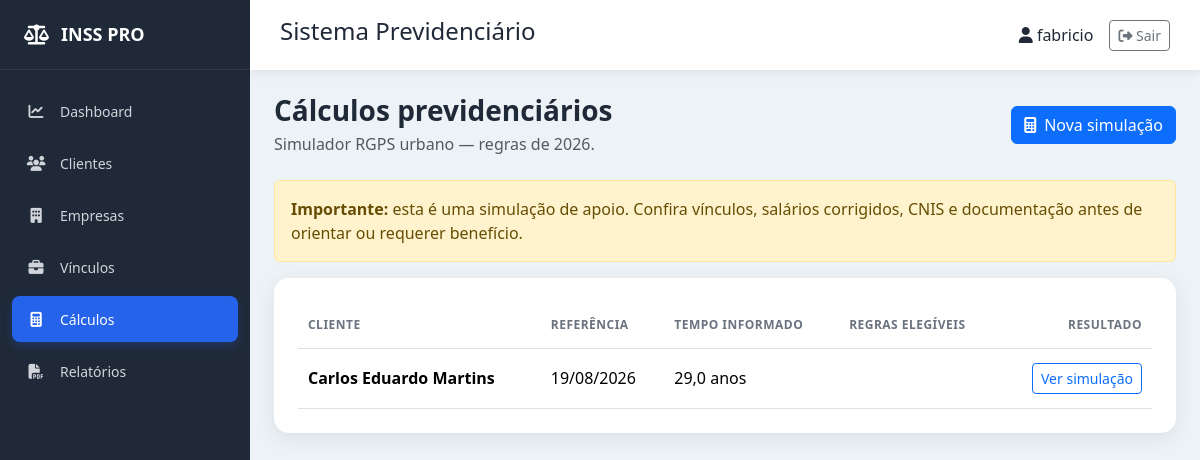
The app's page /calculos/ (signed in), older data.
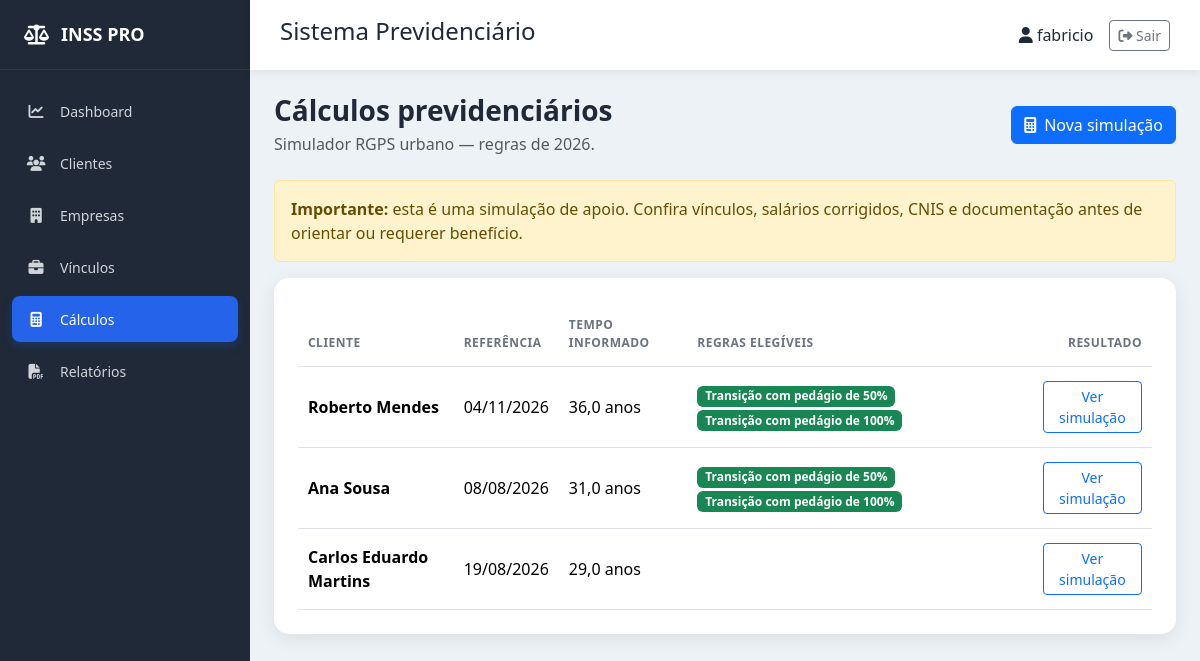
The same page, newer data.
### calculos/models.py (models this page shows, shortened)
class Simulacao(models.Model):
    CATEGORIAS = [
        (
            "EMPREGADO",
            "Empregado, doméstico ou avulso",
        ),
        (
            "INDIVIDUAL",
            "Contribuinte individual (20%)",
        ),
        (
            "SIMPLIFICADO",
            "Facultativo / plano simplificado (11%)",
        ),
        (
            "MEI",
            "MEI / facultativo baixa renda (5%)",
        ),
    ]
    cliente = models.ForeignKey(
        Cliente,
        on_delete=models.PROTECT,
        related_name="simulacoes",
    )
    data_referencia = models.DateField()
    filiado_antes_reforma = models.BooleanField(
        default=False
    )
    carencia_meses = models.PositiveIntegerField(
        help_text="Quantidade de contribuições válidas para carência."
    )
    contribuicao_meses = models.PositiveIntegerField(
        help_text="Tempo total de contribuição em meses."
    )
    contribuicao_em_2019_meses = models.PositiveIntegerField(
        default=0,
        help_text="Tempo de contribuição apurado em 13/11/2019."
    )
    salario_medio_atualizado = models.DecimalField(
        max_digits=12,
        decimal_places=2,
        blank=True,
        null=True,
        help_text="Média já atualizada monetariamente pelo CNIS."
    )
    categoria = models.CharField(
        max_length=15,
        choices=CATEGORIAS,
        default="EMPREGADO",
    )
    salario_contribuicao = models.DecimalField(
        max_digits=12,
        decimal_places=2,
        blank=True,
        null=True,
    )
    grau_exposicao = models.PositiveSmallIntegerField(
        choices=[
            (15, "15 anos"),
            (20, "20 anos"),
            (25, "25 anos"),
        ],
        blank=True,
        null=True,
    )
    exposicao_especial_meses = models.PositiveIntegerField(
        default=0,
        help_text="Tempo de efetiva exposição, em meses."
    )
    ppp_comprovado = models.BooleanField(
        default=False,
        help_text="PPP/LTCAT válido para os períodos especiais."
    )
    atividade_rural_meses = models.PositiveIntegerField(
        default=0,
        help_text="Meses de atividade rural comprovável."
    )
    tempo_hibrido_meses = models.PositiveIntegerField(
        default=0,
        help_text="Total de meses urbanos e rurais para a modalidade híbrida."
    )
    comprovacao_rural = models.BooleanField(
        default=False,
        help_text="Documentos/autodeclaração rural disponíveis."
    )
    magisterio_meses = models.PositiveIntegerField(
        default=0,
        help_text="Tempo exclusivo de magistério na educação básica, em meses."
    )
    magisterio_em_2019_meses = models.PositiveIntegerField(
        default=0
    )
    comprovacao_magisterio = models.BooleanField(
        default=False
    )
    grau_deficiencia = models.CharField(
        max_length=10,
        choices=[
            ("LEVE", "Leve"),
            ("MODERADA", "Moderada"),
            ("GRAVE", "Grave"),
        ],
        blank=True,
    )
    deficiencia_meses = models.PositiveIntegerField(
        default=0,
        help_text="Tempo de contribuição na condição de pessoa com deficiência."
    )
    deficiencia_reconhecida = models.BooleanField(
        default=False,
        help_text="Grau reconhecido em avaliação médico-social do INSS."
    )
    resultado = models.JSONField(
        default=dict,
        editable=False,
    )
    criado_em = models.DateTimeField(
        auto_now_add=True
    )
    class Meta:
        ordering = ["-criado_em"]
        verbose_name = "Simulação"
        verbose_name_plural = "Simulações"

### clientes/models.py (models this page shows)
class Cliente(models.Model):
    SEXO = [
        ("M", "Masculino"),
        ("F", "Feminino"),
    ]
    ESTADO_CIVIL = [
        ("Solteiro", "Solteiro"),
        ("Casado", "Casado"),
        ("Divorciado", "Divorciado"),
        ("Viúvo", "Viúvo"),
        ("União Estável", "União Estável"),
    ]
    nome = models.CharField(
        max_length=200
    )
    cpf = models.CharField(
        max_length=14,
        unique=True
    )
    rg = models.CharField(
        max_length=20,
        blank=True
    )
    nascimento = models.DateField()
    sexo = models.CharField(
        max_length=1,
        choices=SEXO
    )
    estado_civil = models.CharField(
        max_length=20,
        choices=ESTADO_CIVIL,
        blank=True
    )
    telefone = models.CharField(
        max_length=20,
        blank=True
    )
    celular = models.CharField(
        max_length=20,
        blank=True
    )
    email = models.EmailField(
        blank=True
    )
    cep = models.CharField(
        max_length=10,
        blank=True
    )
    endereco = models.CharField(
        max_length=200,
        blank=True
    )
    numero = models.CharField(
        max_length=10,
        blank=True
    )
    complemento = models.CharField(
        max_length=100,
        blank=True
    )
    bairro = models.CharField(
        max_length=100,
        blank=True
    )
    cidade = models.CharField(
        max_length=100,
        blank=True
    )
    estado = models.CharField(
        max_length=2,
        blank=True
    )
    pis = models.CharField(
        max_length=20,
        blank=True
    )
    beneficio = models.CharField(
        max_length=30,
        blank=True
    )
    observacoes = models.TextField(
        blank=True
    )
    criado_em = models.DateTimeField(
        auto_now_add=True
    )
    atualizado_em = models.DateTimeField(
        auto_now=True
    )
    class Meta:
        ordering = ["nome"]
        verbose_name = "Cliente"
        verbose_name_plural = "Clientes"
    def __str__(self):
        return self.nome

### calculos/views.py (the view)
# urls.py: path("calculos/", views.lista, name="lista"),
def lista(request):
    simulacoes = (
        Simulacao.objects
        .select_related("cliente")
        .all()
    )
    return render(
        request,
        "calculos/lista.html",
        {
            "simulacoes": simulacoes,
        },
    )

### templates/calculos/lista.html
{% extends "base.html" %}
{% block content %}
<div class="page-header d-flex flex-wrap justify-content-between align-items-center gap-3 mb-4"><div><h1 class="h3 mb-1">Cálculos previdenciários</h1><p class="text-muted mb-0">Simulador RGPS urbano — regras de 2026.</p></div><a href="{% url 'calculos:nova' %}" class="btn btn-primary"><i class="fa-solid fa-calculator me-2"></i>Nova simulação</a></div>
<div class="alert alert-warning"><strong>Importante:</strong> esta é uma simulação de apoio. Confira vínculos, salários corrigidos, CNIS e documentação antes de orientar ou requerer benefício.</div>
<div class="card content-card"><div class="card-body p-4"><div class="table-responsive"><table class="table align-middle mb-0"><thead><tr><th>Cliente</th><th>Referência</th><th>Tempo informado</th><th>Regras elegíveis</th><th class="text-end">Resultado</th></tr></thead><tbody>{% for simulacao in simulacoes %}<tr><td><strong>{{ simulacao.cliente }}</strong></td><td>{{ simulacao.data_referencia|date:"d/m/Y" }}</td><td>{{ simulacao.resultado.anos_contribuicao }} anos</td><td>{% for regra in simulacao.resultado.regras %}{% if regra.elegivel %}<span class="badge text-bg-success me-1">{{ regra.nome }}</span>{% endif %}{% empty %}—{% endfor %}</td><td class="text-end"><a href="{% url 'calculos:detalhe' simulacao.pk %}" class="btn btn-sm btn-outline-primary">Ver simulação</a></td></tr>{% empty %}<tr><td colspan="5" class="text-center py-5 text-muted"><i class="fa-solid fa-calculator fs-2 d-block mb-2"></i>Nenhuma simulação realizada ainda.</td></tr>{% endfor %}</tbody></table></div></div></div>
{% endblock %}

Row changes from the older to the newer data that the page shows:
added Simulacao: cliente "Roberto Mendes", data_referencia "04/11/2026", resultado.anos_contribuicao "36,0", nome "Transição com pedágio de 50%" "Transição com pedágio de 100%"
added Simulacao: cliente "Ana Sousa", data_referencia "08/08/2026", resultado.anos_contribuicao "31,0", nome "Transição com pedágio de 50%" "Transição com pedágio de 100%"
